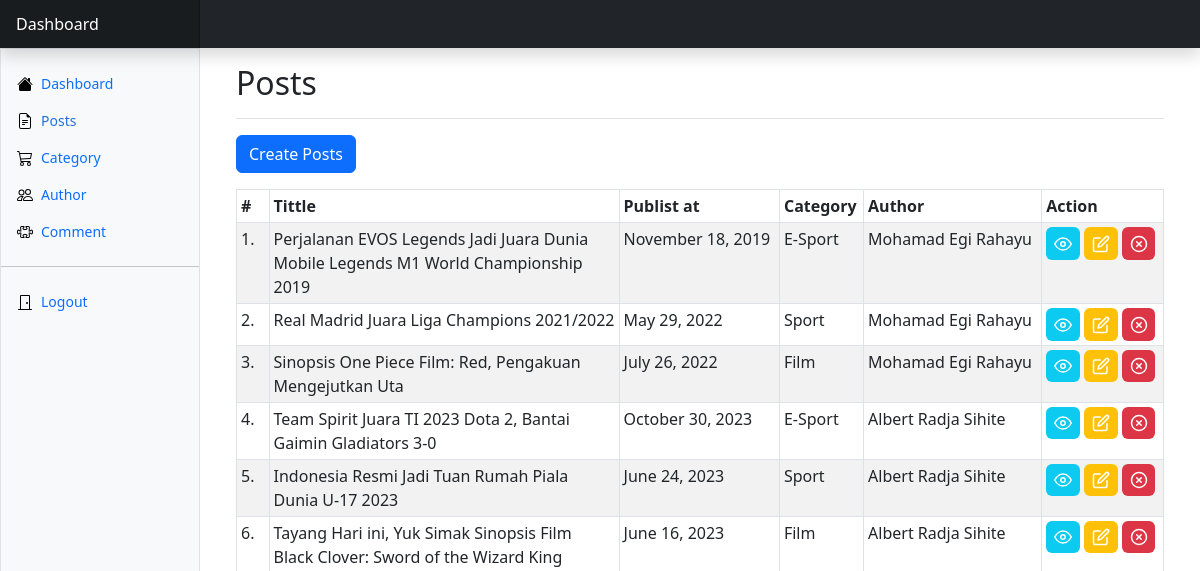
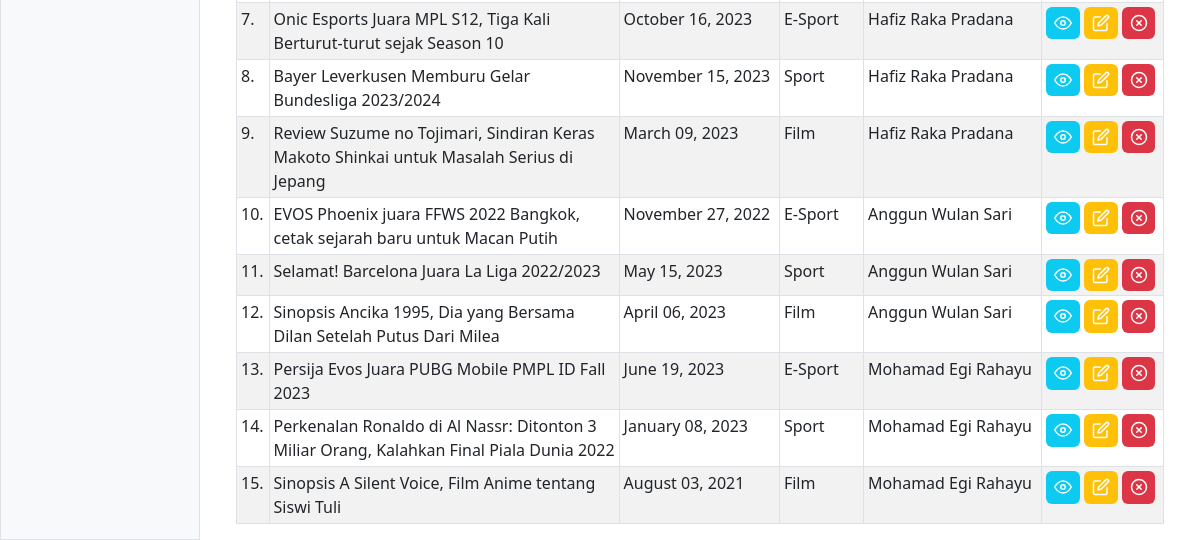
/Dashboard/posts.php (signed in), run on an earlier commit of the app's database (2 pictures, top to bottom).
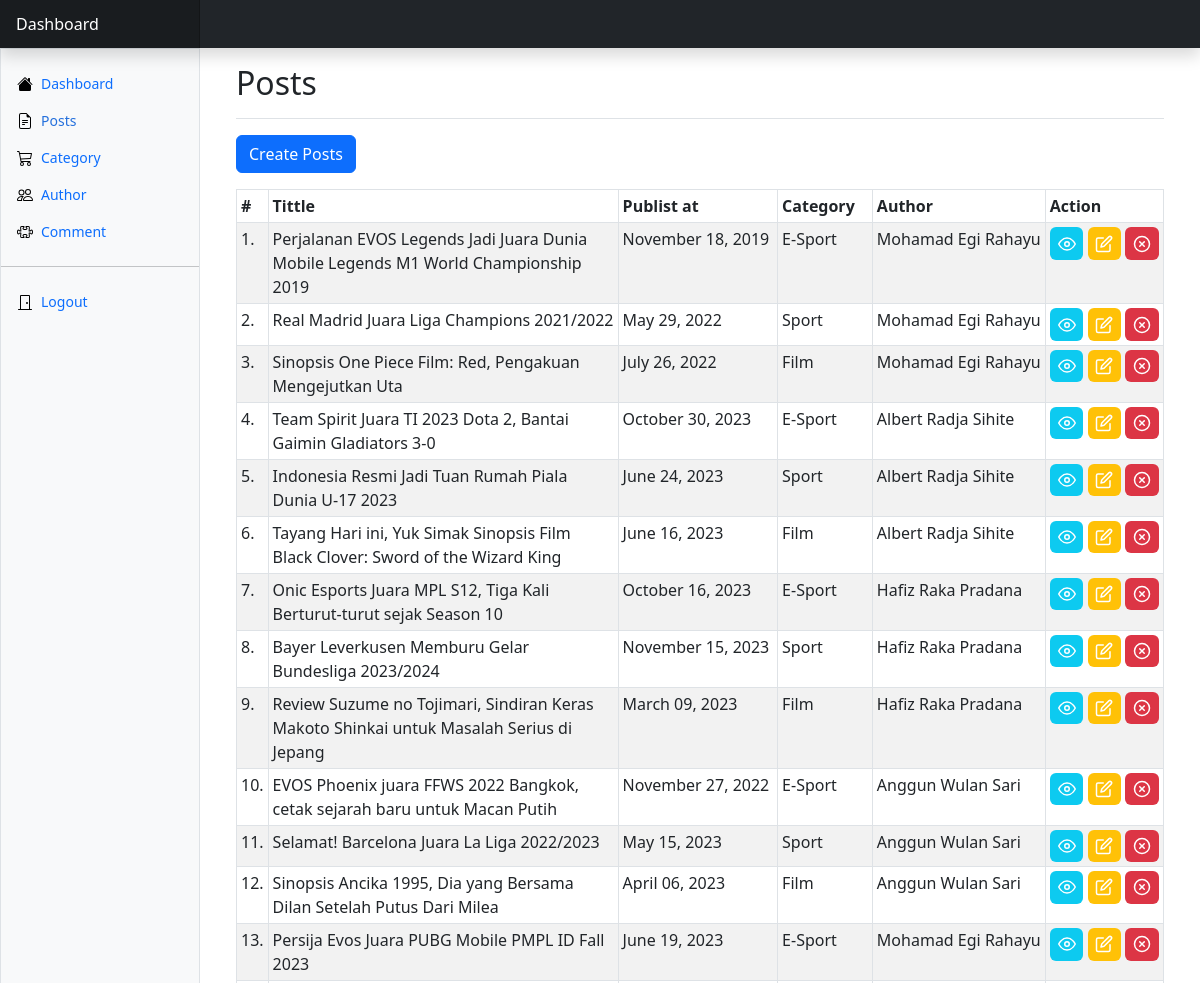
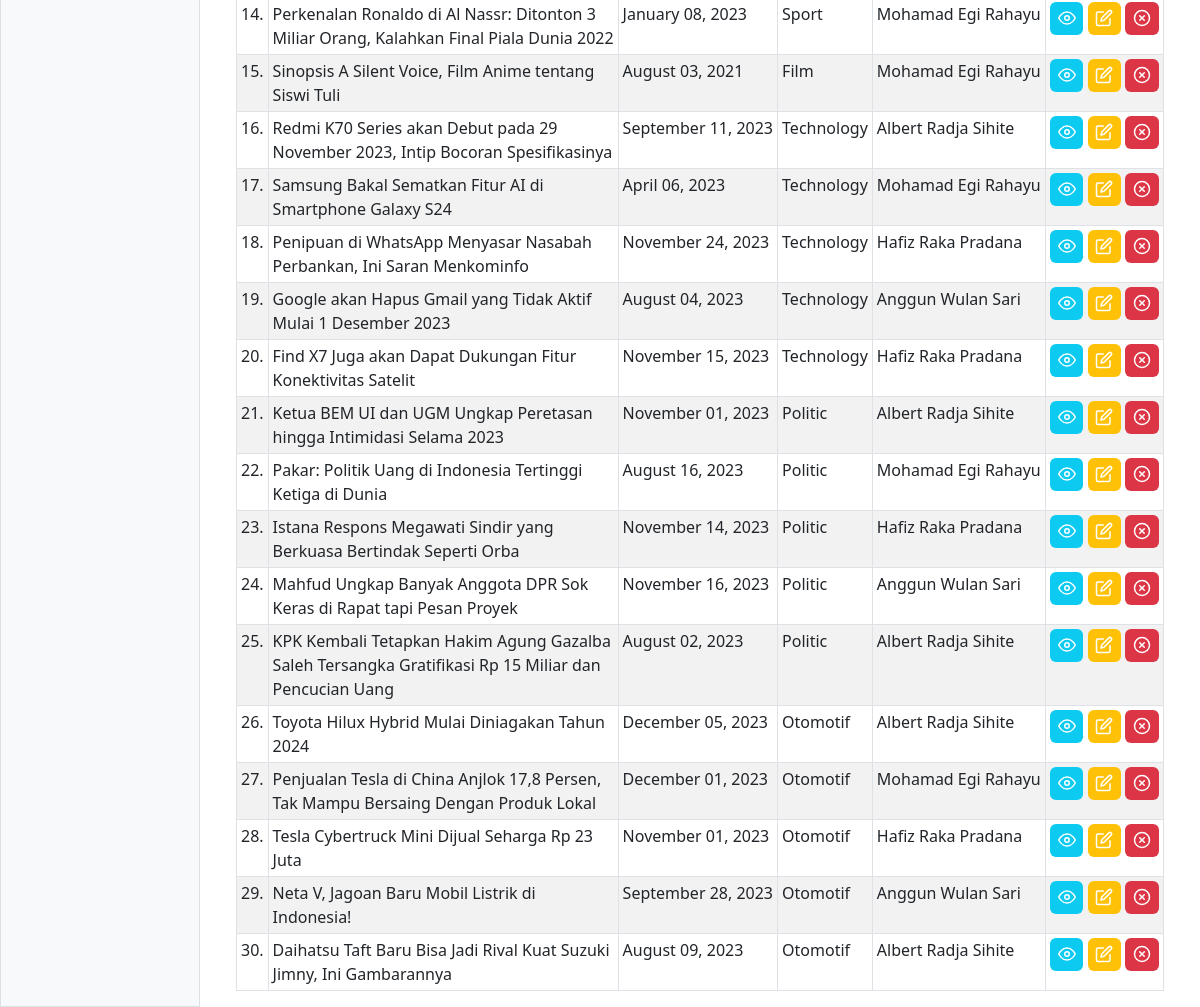
And on a later commit of the database (2 pictures, top to bottom).
### tables this page shows
CREATE TABLE `posts` (
  `id` int(11) NOT NULL,
  `judul` varchar(200) NOT NULL,
  `img` varchar(50) NOT NULL,
  `body` text NOT NULL,
  `publish` date NOT NULL,
  `category_id` int(11) NOT NULL,
  `author_id` int(11) NOT NULL
);

CREATE TABLE `category` (
  `id` int(11) NOT NULL,
  `nama_category` varchar(50) NOT NULL
);

CREATE TABLE `author` (
  `id` int(11) NOT NULL,
  `nama_author` varchar(100) NOT NULL
);

### php/functions.php (called while the page is built, shortened)
<?php
function koneksi()
{
    $conn = mysqli_connect("localhost", "root", "");
    mysqli_select_db($conn, "berita");
    return $conn;
}
function query($sql)
{
    $conn = koneksi();
    $result = mysqli_query($conn, "$sql");
    $rows = [];
    while ($row = mysqli_fetch_assoc($result)) {
        $rows[] = $row;
    }
    return $rows;
}

### Dashboard/posts.php (the view, shortened to what this page needs)
<?php
require '../php/functions.php';
$posts = query("SELECT posts.id, judul, publish, category.nama_category, author.nama_author
FROM posts
JOIN category ON posts.category_id = category.id
JOIN author ON posts.author_id = author.id
ORDER BY posts.id ASC");
?>
<!DOCTYPE html>
<html lang="en">
<head>
    <link href="https://cdn.jsdelivr.net/npm/bootstrap@5.3.2/dist/css/bootstrap.min.css" rel="stylesheet">
    <link rel="stylesheet" href="https://cdnjs.cloudflare.com/ajax/libs/twitter-bootstrap/5.2.0/css/bootstrap.min.css">
    <link rel="stylesheet" href="https://cdn.datatables.net/1.13.4/css/dataTables.bootstrap5.min.css">
    <link rel="stylesheet" href="https://cdn.jsdelivr.net/npm/bootstrap-icons@1.11.1/font/bootstrap-icons.css">
    <link href="dashboard.css" rel="stylesheet">
</head>
<body>
    <header class="navbar sticky-top bg-dark flex-md-nowrap p-0 shadow" data-bs-theme="dark">
        <a class="navbar-brand col-md-3 col-lg-2 me-0 px-3 fs-6 text-white" href="admin.php">Dashboard</a>
    </header>
    <div class="container-fluid">
        <div class="row">
            <div class="sidebar border border-right col-md-3 col-lg-2 p-0 bg-body-tertiary">
                <div class="offcanvas-md offcanvas-end bg-body-tertiary" tabindex="-1" id="sidebarMenu" aria-labelledby="sidebarMenuLabel">
                    <div class="offcanvas-body d-md-flex flex-column p-0 pt-lg-3 overflow-y-auto">
                        <ul class="nav flex-column">
                            <li class="nav-item">
                                <a class="nav-link d-flex align-items-center gap-2" aria-current="page" href="admin.php">
                                    <svg class="bi">
                                        <use xlink:href="#house-fill" />
                                    </svg>
                                    Dashboard
                                </a>
                            </li>
                            <li class="nav-item">
                                <a class="nav-link d-flex align-items-center gap-2 active" href="posts.php">
                                    <svg class="bi">
                                        <use xlink:href="#file-earmark-text" />
                                    </svg>
                                    Posts
                                </a>
                            </li>
                            <li class="nav-item">
                                <a class="nav-link d-flex align-items-center gap-2" href="category.php">
                                    <svg class="bi">
                                        <use xlink:href="#cart" />
                                    </svg>
                                    Category
                                </a>
                            </li>
                            <li class="nav-item">
                                <a class="nav-link d-flex align-items-center gap-2" href="author.php">
                                    <svg class="bi">
                                        <use xlink:href="#people" />
                                    </svg>
                                    Author
                                </a>
                            </li>
                            <li class="nav-item">
                                <a class="nav-link d-flex align-items-center gap-2" href="comment.php">
                                    <svg class="bi">
                                        <use xlink:href="#puzzle" />
                                    </svg>
                                    Comment
                                </a>
                            </li>
                        </ul>
                        <hr class="my-3">
                        <ul class="nav flex-column mb-auto">
                            <li class="nav-item">
                                <a class="nav-link d-flex align-items-center gap-2" href="logout.php">
                                    <svg class="bi">
                                        <use xlink:href="#door-closed" />
                                    </svg>
                                    Logout
                                </a>
                            </li>
                        </ul>
                    </div>
                </div>
            </div>
            <main class="col-md-9 ms-sm-auto col-lg-10 px-md-4">
                <div class="container">
                    <div class="d-flex justify-content-between flex-wrap flex-md-nowrap align-items-center pt-3 pb-2 mb-3 border-bottom">
                        <h1 class="h2">Posts</h1>
                    </div>
                    <div class="table-responsive col-lg-12">
                        <a href="../php/posts/create.php" class="btn btn-primary mb-3">Create Posts</a>
                        <table id="myTable" class="table table-bordered  table-striped table-sm">
                            <thead>
                                <tr>
                                    <th scope="col">#</th>
                                    <th scope="col" width="350px">Tittle</th>
                                    <th scope="col">Publist at</th>
                                    <th scope="col">Category</th>
                                    <th scope="col">Author</th>
                                    <th scope="col">Action</th>
                                </tr>
                            </thead>
                            <?php $i = 1; ?>
                            <tbody>
                                <?php foreach ($posts as $post) : ?>
                                    <tr>
                                        <td><?= $i; ?>.</td>
                                        <td><?= $post['judul']; ?></td>
                                        <td><?= date("F d, Y", strtotime($post['publish'])); ?></td>
                                        <td><?= $post['nama_category']; ?></td>
                                        <td><?= $post['nama_author']; ?></td>
                                        <td>
                                            <a href="../php/posts/show.php?id=<?= $post['id']; ?>" class="badge bg-info"><span data-feather="eye" style="width: 18px;"></span></a>
                                            <a href="../php/posts/edit.php?id=<?= $post['id']; ?>" class="badge bg-warning"><span data-feather="edit" style="width: 18px;"></span></a>
                                            <a href="../php/posts/delete.php?id=<?= $post['id']; ?>" class="badge bg-danger" onclick="return confirm('Hapus Data?')"><span data-feather="x-circle" style="width: 18px;"></span></a>
                                        </td>
                                    </tr>
                                    <?php $i++; ?>
                                <?php endforeach; ?>
                            </tbody>
                        </table>
                    </div>
                </div>
            </main>
        </div>
    </div>
</body>
</html>

### Dashboard/dashboard.css (style rules this page uses)
.bi { display: inline-block; width: 1rem; height: 1rem; }
.sidebar .nav-link { font-size: .875rem; font-weight: 500; }
.sidebar .nav-link.active { color: #2470dc; }
.navbar-brand { padding-top: .75rem; padding-bottom: .75rem; background-color: rgba(0, 0, 0, .25); box-shadow: inset -1px 0 0 rgba(0, 0, 0, .25); }

What changed in the data, as far as the page shows it:
added posts: judul "Redmi K70 Series akan Debut pada 29 November 2023, Intip Bocoran Spesifikasinya", publish "September 11, 2023", category.nama_category "Technology", author.nama_author "Albert Radja Sihite"
added posts: judul "Samsung Bakal Sematkan Fitur AI di Smartphone Galaxy S24", publish "April 06, 2023", category.nama_category "Technology", author.nama_author "Mohamad Egi Rahayu"
added posts: judul "Penipuan di WhatsApp Menyasar Nasabah Perbankan, Ini Saran Menkominfo", publish "November 24, 2023", category.nama_category "Technology", author.nama_author "Hafiz Raka Pradana"
added posts: judul "Google akan Hapus Gmail yang Tidak Aktif Mulai 1 Desember 2023", publish "August 04, 2023", category.nama_category "Technology", author.nama_author "Anggun Wulan Sari"
added posts: judul "Find X7 Juga akan Dapat Dukungan Fitur Konektivitas Satelit", publish "November 15, 2023", category.nama_category "Technology", author.nama_author "Hafiz Raka Pradana"
added posts: judul "Ketua BEM UI dan UGM Ungkap Peretasan hingga Intimidasi Selama 2023", publish "November 01, 2023", category.nama_category "Politic", author.nama_author "Albert Radja Sihite"
added posts: judul "Pakar: Politik Uang di Indonesia Tertinggi Ketiga di Dunia", publish "August 16, 2023", category.nama_category "Politic", author.nama_author "Mohamad Egi Rahayu"
added posts: judul "Istana Respons Megawati Sindir yang Berkuasa Bertindak Seperti Orba", publish "November 14, 2023", category.nama_category "Politic", author.nama_author "Hafiz Raka Pradana"
added posts: judul "Mahfud Ungkap Banyak Anggota DPR Sok Keras di Rapat tapi Pesan Proyek", publish "November 16, 2023", category.nama_category "Politic", author.nama_author "Anggun Wulan Sari"
added posts: judul "KPK Kembali Tetapkan Hakim Agung Gazalba Saleh Tersangka Gratifikasi Rp 15 Miliar dan Pencucian Uang", publish "August 02, 2023", category.nama_category "Politic", author.nama_author "Albert Radja Sihite"
added posts: judul "Toyota Hilux Hybrid Mulai Diniagakan Tahun 2024", publish "December 05, 2023", category.nama_category "Otomotif", author.nama_author "Albert Radja Sihite"
added posts: judul "Penjualan Tesla di China Anjlok 17,8 Persen, Tak Mampu Bersaing Dengan Produk Lokal", publish "December 01, 2023", category.nama_category "Otomotif", author.nama_author "Mohamad Egi Rahayu"
added posts: judul "Tesla Cybertruck Mini Dijual Seharga Rp 23 Juta", publish "November 01, 2023", category.nama_category "Otomotif", author.nama_author "Hafiz Raka Pradana"
added posts: judul "Neta V, Jagoan Baru Mobil Listrik di Indonesia!", publish "September 28, 2023", category.nama_category "Otomotif", author.nama_author "Anggun Wulan Sari"
added posts: judul "Daihatsu Taft Baru Bisa Jadi Rival Kuat Suzuki Jimny, Ini Gambarannya", publish "August 09, 2023", category.nama_category "Otomotif", author.nama_author "Albert Radja Sihite"
